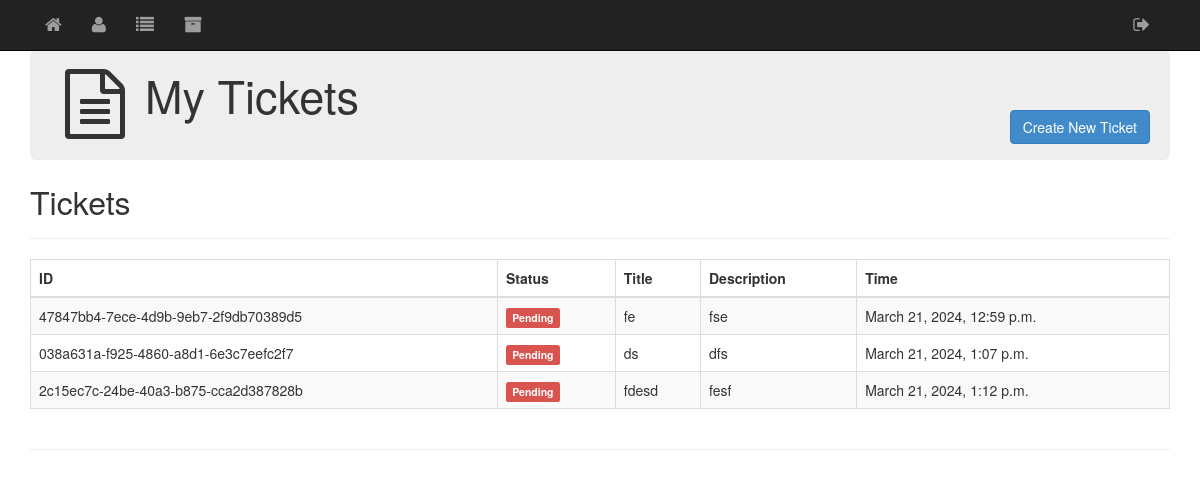
Screenshot of /home/ (signed in) with the database file from the repository.
### mysite/models.py (models this page shows)
class Ticket(models.Model):
    id = models.UUIDField(primary_key=True, default=uuid.uuid4, editable=False)
    Username = models.CharField(max_length=255,blank=False)
    Title = models.CharField(max_length=255,blank=False)
    Description = models.TextField(max_length=255)
    Email = models.EmailField(max_length=254, blank=False)
    file= models.FileField()
    Time = models.DateTimeField(auto_now=True)
    Status = models.BooleanField(default=False, blank=False)

### mysite/views.py (the view)
# urls.py: 2. Add a URL to urlpatterns:  path('', views.home, name='home')
def home(request):
    if request.user.is_authenticated:
        email_id = request.user.email
        tickets = Ticket.objects.filter(Email = email_id)
    return render(request,"my-tickets.html",{'tickets': tickets})

### templates/my-tickets.html (shortened to what this page needs)
{% extends "base.html" %}
{% block header_icon %}<i class="fa fa-file-text-o fa-5x"></i>{% endblock %}
{% block headline %}My Tickets{% endblock %}
{% block content %}
<link
  rel="stylesheet"
  type="text/css"
  href="//cdn.datatables.net/plug-ins/9dcbecd42ad/integration/bootstrap/3/dataTables.bootstrap.css"
/>
<div class="row">
  <div class="col-lg-12">
    <a href="/create_ticket"
      ><button
        type="button"
        class="btn btn-primary"
        style="float: right; margin-top: -50px; margin-right: 20px"
      >
        Create New Ticket
      </button></a
    >
    <div class="page-header"><h1>Tickets</h1></div>
    <table
      id="assigned"
      class="table table-striped table-bordered"
      cellspacing="0"
      width="100%"
    >
      <thead>
        <tr>
          <th>ID</th>
          <th>Status</th>
          <th>Title</th>
          <th>Description</th>
          <th>Time</th>
        </tr>
      </thead>
      <tbody>
        {% for ticket in tickets %}
        <tr>
          <td>
            {{ ticket.id }}
          </td>
          <td>
            {% if ticket.status == false %}
            <span class="label label-danger">Pending</span>
            {% elif ticket.status == "IN PROGRESS" %}
            <span class="label label-default">IN PROGRESS</span>
            {% elif ticket.status == "WAITING" %}
            <span class="label label-warning">WAITING</span>
            {% elif ticket.status == True %}
            <span class="label label-success">Resolved</span>
            {% else %} {{ ticket.status }} {% endif %}
          </td>
          <td>{{ ticket.Title }}</td>
          <td>{{ ticket.Description }}</td>
          <td>{{ ticket.Time }}</td>
        </tr>
        {% endfor %}
      </tbody>
    </table>
  </div>
</div>
{% endblock %}

### static/css/style.css (style rules this page uses)
body { padding-top: 50px; }
.page-header { padding-bottom: 9px; margin: 24px 0px 20px; border-bottom: 1px solid #EEE; }
.page-header h1 { font-size: 32px; }

### static/css/print.css (style rules this page uses)
a[href]:after { content: none !important; }

### rows the page displays
Ticket: id "47847bb4-7ece-4d9b-9eb7-2f9db70389d5", Title "fe", Description "fse", Time "March 21, 2024, 12:59 p.m."
Ticket: id "038a631a-f925-4860-a8d1-6e3c7eefc2f7", Title "ds", Description "dfs", Time "March 21, 2024, 1:07 p.m."
Ticket: id "2c15ec7c-24be-40a3-b875-cca2d387828b", Title "fdesd", Description "fesf", Time "March 21, 2024, 1:12 p.m."
